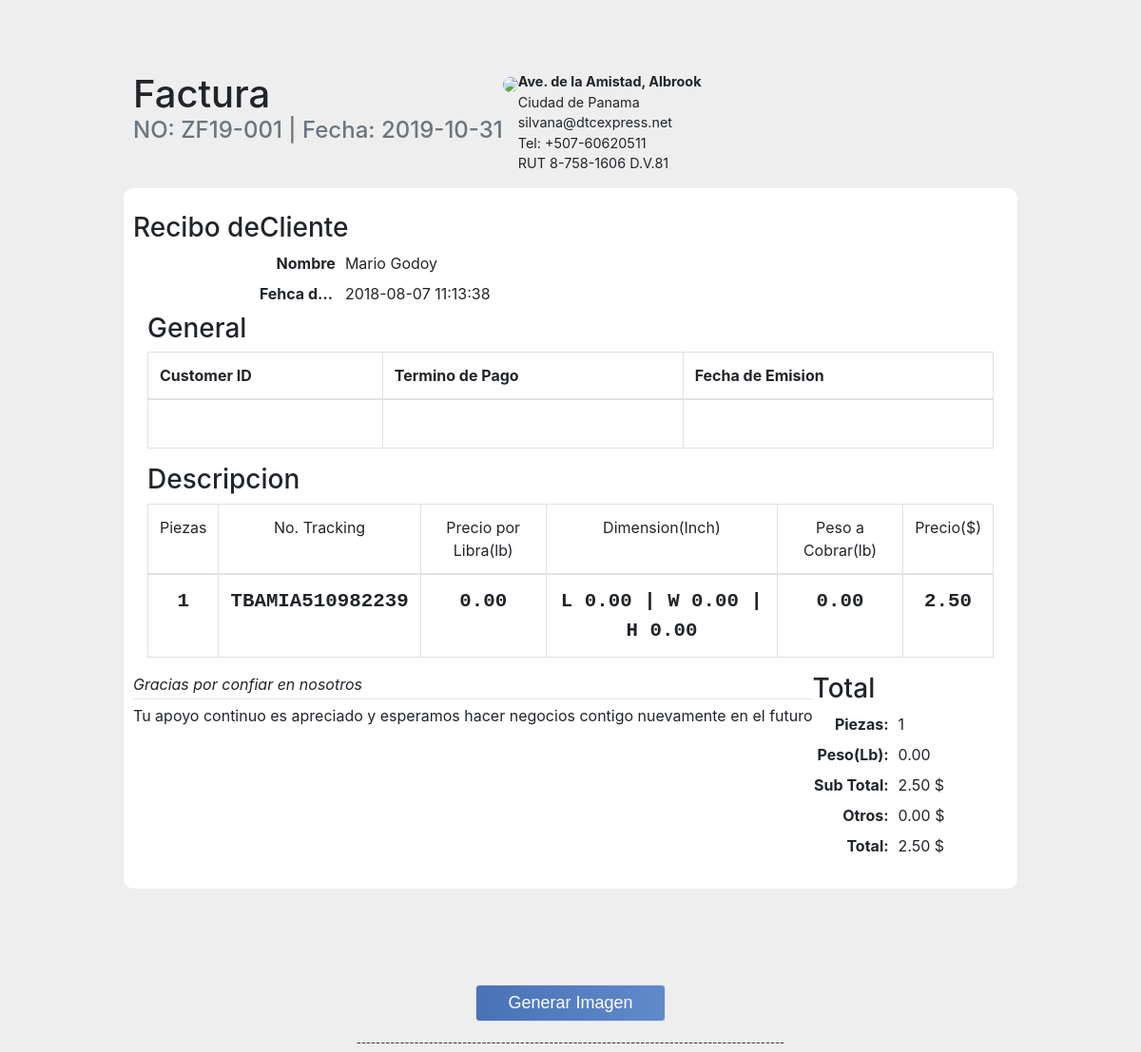
Screenshot of /cglstorage/prueba2.php?id=3 with the database file from the repository.
### tables this page shows
CREATE TABLE `customer` (
  `id` int(11) NOT NULL,
  `id_user` int(11) NOT NULL,
  `id_company` int(11) NOT NULL,
  `name` varchar(100) NOT NULL,
  `phone` varchar(50) NOT NULL,
  `cellno` varchar(100) NOT NULL,
  `address` varchar(1000) NOT NULL,
  `email` varchar(200) NOT NULL,
  `membernumber` varchar(200) NOT NULL,
  `contact` varchar(200) NOT NULL,
  `id_membership` int(11) NOT NULL,
  `stat` tinyint(1) NOT NULL,
  `created_on` datetime NOT NULL,
  `tarifa_especial` decimal(11,2) NOT NULL,
  `hbd` datetime NOT NULL
);

CREATE TABLE `quote` (
  `id` int(11) NOT NULL,
  `id_customer` int(11) NOT NULL,
  `date` datetime NOT NULL,
  `id_company` int(11) NOT NULL,
  `id_user` int(11) NOT NULL,
  `othervalue` float NOT NULL,
  `stat` tinyint(1) NOT NULL,
  `created_on` datetime NOT NULL,
  `id_master_pay` int(11) NOT NULL
);

CREATE TABLE `quote_detail` (
  `id` int(11) NOT NULL,
  `id_quote` int(11) NOT NULL,
  `id_package` int(11) NOT NULL,
  `pieces` float NOT NULL,
  `price` float NOT NULL
);

CREATE TABLE `package` (
  `id` int(11) NOT NULL,
  `length` float NOT NULL,
  `width` float NOT NULL,
  `height` float NOT NULL,
  `variable` float NOT NULL,
  `volume` float NOT NULL,
  `widthlb` float NOT NULL,
  `weighttocollect` float NOT NULL,
  `custompricerate` float NOT NULL,
  `totaltopay` float NOT NULL,
  `total_to_pay_customers` decimal(11,2) NOT NULL,
  `trackingno` varchar(100) NOT NULL,
  `shipper` varchar(100) NOT NULL,
  `id_customer` int(11) NOT NULL,
  `id_user` int(11) NOT NULL,
  `id_company` int(11) NOT NULL,
  `stat` tinyint(1) NOT NULL,
  `created_on` datetime NOT NULL,
  `isEmail` tinyint(1) NOT NULL,
  `id_import_cvs` int(11) NOT NULL,
  `number` int(11) NOT NULL,
  `id_master_pay` int(11) NOT NULL
);

### config/defs.php (called while the page is built, shortened)
<?php
	function MySQLQuery($query)
	{
		$success= mysql_db_query($GLOBALS["DB_DBName"], $query);
		return $success;
	}
	function GetRecord($strTable, $strCriteria)
	{
		$strQuery = "select * from $strTable ";
		if(!empty($strCriteria))
			$strQuery .= "where $strCriteria;";
		$nResult = MySQLQuery($strQuery);
		return mysql_fetch_array($nResult,MYSQL_ASSOC);
	}
	function GetRecords($sql)
	{
		$check=MySQLQuery($sql);
		$return=array();
		$i=0;
		while ($row = mysql_fetch_array($check))
		 {
			$return[$i]=$row;
			$i++;
		}
		return $return;
	}
?>

### cglstorage/prueba2.php (the view, shortened to what this page needs)
<?php
include("include/defs.php");
$arrQuote = GetRecord("quote", "id = ".$_REQUEST['id']);
$arrCust = GetRecord("customer", "id = ".$arrQuote['id_customer']);
?>
<!DOCTYPE html>
<html>
<head>
  <link href="css/bootstrap.min.css" rel="stylesheet">
  <link href="font-awesome/css/font-awesome.css" rel="stylesheet">
</head>
<body>
  <div class="container invoice" id="contenido">
  <div class="invoice-header">
    <div class="row">
      <div class="col-xs-8">
        <h1>Factura <small></small></h1>
        <h4 class="text-muted">NO: ZF19-001 | Fecha: <?php echo date("Y-m-d"); ?></h4>
      </div>
      <div class="col-xs-4">
        <div class="media">
          <div class="media-left">
            <img class="media-object logo" src="img/logo1.png" />
          </div>
          <ul class="media-body list-unstyled">
            <li><strong>Ave. de la Amistad, Albrook</strong></li>
            <li>Ciudad de Panama</li>
            <li>silvana@dtcexpress.net</li>
            <li>Tel: +507-60620511</li>
            <li>RUT 8-758-1606  D.V.81</li>
          </ul>
        </div>
      </div>
    </div>
  </div>
  <div class="invoice-body">
    <div class="row">
      <div class="col-xs-5">
        <div class="panel panel-default">
          <div class="panel-heading">
            <h3 class="panel-title">Recibo de</h3>
          </div>
          <div class="panel-body">
            <dl class="dl-horizontal">
            <br>
            <br>
          </div>
        </div>
      </div>
      <div class="col-xs-7">
        <div class="panel panel-default">
          <div class="panel-heading">
            <h3 class="panel-title">Cliente</h3>
          </div>
          <div class="panel-body">
            <dl class="dl-horizontal">
              <dt>Nombre</dt>
              <dd><?php echo $arrCust["name"]; ?></dd>
              <dt>Fehca de emision</dt>
              <dd><?php echo $arrQuote["date"]; ?></dd>
          </div>
        </div>
      </div>
    </div>
    <div class="panel panel-default">
      <div class="panel-heading">
        <h3 class="panel-title">General</h3>
      </div>
      <table class="table table-bordered table-condensed">
        <thead>
          <tr>
            <th>Customer ID</th>
            <th>Termino de Pago</th>
            <th>Fecha de Emision</th>
          </tr>
        </thead>
        <tbody>
          <tr>
            <td>
              <br>
            </td>
            <td class="text-right">
              <br>
            </td>
            <td class="text-right">
              <br>
            </td>
          </tr>
        </tbody>
      </table>
    </div>
    <div class="panel panel-default">
      <div class="panel-heading">
        <h3 class="panel-title">Descripcion</h3>
      </div>
      <table class="table table-bordered table-condensed">
        <thead>
          <tr>
            <td class="text-center col-xs-1">Piezas</td>
            <td class="text-center col-xs-1">No. Tracking</td>
            <td class="text-center col-xs-1">Precio por Libra(lb)</td>
            <td class="text-center col-xs-1">Dimension(Inch)</td>
            <td class="text-center col-xs-1">Peso a Cobrar(lb)</td>
            <td class="text-center col-xs-1">Precio($)</td>
          </tr>
        </thead>
        <tbody>
          <?php
          $arrOppDetail = GetRecords("select
                                      package.*,
                                      quote_detail.pieces as tpieces,
                                      quote_detail.price as tprice
                                      from
                                      quote_detail inner join package on package.id = quote_detail.id_package
                                      where id_quote = ".$id);
          $ptotal=0;
          $wbtotal=0;
          $subtotal=0;
          $othtotal=0;
          $gtotal = 0;
          foreach ($arrOppDetail as $key => $value) { ?>
          <tr>
            <th class="text-center rowtotal mono"><?php echo $value["tpieces"]; ?></th>
            <th class="text-center rowtotal mono"><?php echo $value["trackingno"]; ?></th>
            <th class="text-center rowtotal mono"><?php echo number_format($value["custompricerate"],2); ?></th>
            <th class="text-center rowtotal mono">
              L <?php echo number_format($value["width"],2); ?> |
              W <?php echo number_format($value["height"],2); ?> |
              H <?php echo number_format($value["widthlb"],2); ?>
            </th>
            <th class="text-center rowtotal mono"><?php echo number_format($value["widthlb"],2); ?></th>
            <th class="text-center rowtotal mono"><?php echo number_format($value["tprice"],2); ?></th>
          </tr>
          <?php
          $ptotal+= $value["tpieces"];
          $wbtotal+= number_format($value["widthlb"], 2);
          $subtotal+= number_format($value["tprice"], 2);
          $othtotal+= number_format($value["custompricerate"], 2);
          $gtotal+= number_format($value["custompricerate"] + $value["tprice"],2);
        } ?>
        </tbody>
      </table>
    </div>
    <div class="row">
      <div class="col-xs-7">
        <div class="panel panel-default">
          <div class="panel-body">
            <i>Gracias por confiar en nosotros</i>
            <hr style="margin:3px 0 5px" /> Tu apoyo continuo es apreciado y esperamos hacer negocios contigo nuevamente en el futuro
          </div>
        </div>
      </div>
      <div class="col-xs-5">
        <div class="panel panel-default">
          <div class="panel-heading">
            <h3 class="panel-title">Total</h3>
          </div>
          <div class="panel-body">
            <div class="panel-body">
              <dl class="dl-horizontal">
                <dt>Piezas:</dt>
                <dd><?php echo $ptotal; ?></dd>
                <dt>Peso(Lb):</dt>
                <dd><?php echo number_format($wbtotal, 2); ?></dd>
                <dt>Sub Total:</dt>
                <dd><?php echo number_format($subtotal, 2); ?> $</dd>
                <dt>Otros:</dt>
                <dd><?php echo number_format($othtotal, 2); ?> $</dd>
                <dt>Total:</dt>
                <dd><?php echo number_format($gtotal, 2); ?> $</dd>
            </div>
          </div>
        </div>
      </div>
    </div>
  </div>
  <div class="invoice-footer">
    <br/>
  </div>
</div>
<div class="caja">
  <button id="crearimagen" class="button">Generar Imagen</button>
</div>
<div class="row">
  <div class="col-md-12" id="img-out" align="center">
    <span style="font-size:11px;">-----------------------------------------------------------------------------------------</span>
  </div>
</div>
</body>
</html>

### cglstorage/prueba2.php (style rules this page uses)
body { background:#EEE; }
.logo { max-height:70px; border-radius:10px; }
.rowtotal { font-size:1.3em; }
.mono { font-family:monospace; }
.button { width: 100%; border: 1px solid #DBE1EB; font-size: 18px; font-family: Arial, Verdana; padding-left: 7px; padding-right: 7px; padding-top: 5px; padding-bottom: 5px; border-radius: 4px; -moz-border-radius: 4px; -webkit-border-radius: 4px; -o-border-radius: 4px; background: #4972B5; background: linear-gradient(left, #4972B5, #618ACB); background: -moz-linear-gradient(left, #4972B5, #618ACB); background: -webkit-linear-gradient(left, #4972B5, #618ACB); background: -o-linear-gradient(left, #4972B5, #618ACB); color: #FFFFFF; }
.caja { width: 200px; margin: 0 auto; }

### rows the page displays
customer: name "Mario Godoy"
quote: date "2018-08-07 11:13:38"
quote_detail: pieces "1", id_package.trackingno "TBAMIA510982239", id_package.custompricerate "0.00", id_package.width "0.00", id_package.height "0.00", id_package.widthlb "0.00", price "2.50"

### other values shown
$ptotal "1"
$wbtotal "0.00"
$subtotal "2.50"
$othtotal "0.00"
$gtotal "2.50"
